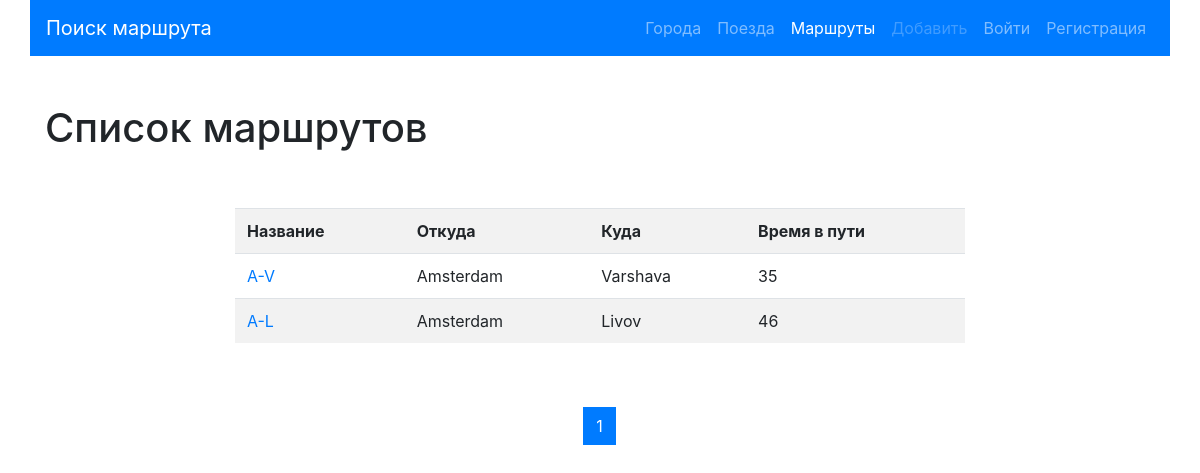
The page /list/ on the database as committed earlier.
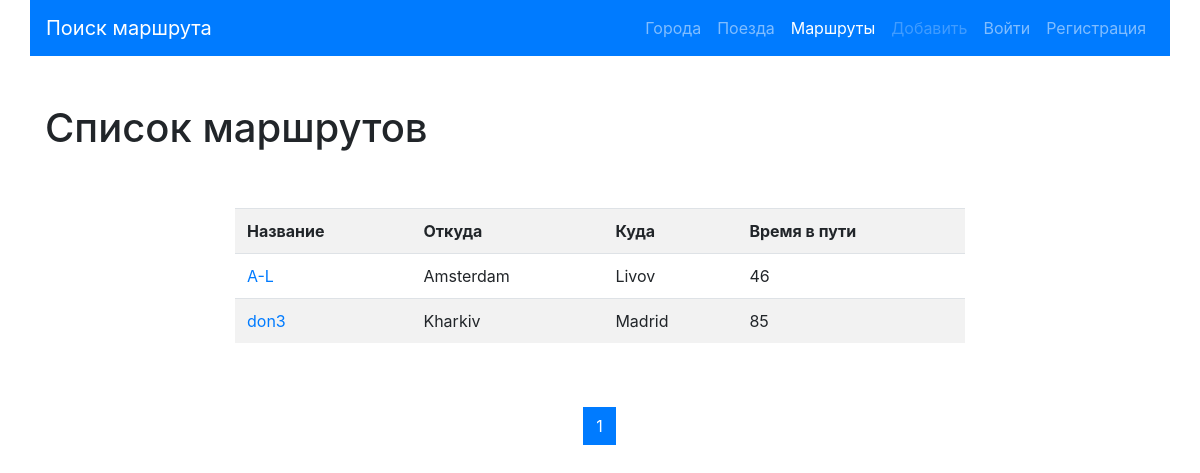
The same page on the database as committed later.
### routes/models.py (models this page shows, shortened)
class Route(models.Model):
    name = models.CharField(max_length=50, unique=True, verbose_name="Название маршрута")
    travel_times = models.PositiveSmallIntegerField(verbose_name='Общее время в пути')
    from_city = models.ForeignKey(City,on_delete=models.CASCADE,
                                  related_name='route_from_city_set',
                                  verbose_name='Из какого города'
                                  )
    to_city = models.ForeignKey('cities.City',on_delete=models.CASCADE,
                                  related_name='route_to_city_set',
                                  verbose_name='В какой город'
                                  )
    trains = models.ManyToManyField('trains.Train',
                                    verbose_name='Список поездов')
    class Meta:
        verbose_name = 'Маршрут'
        verbose_name_plural = 'Маршруты'
        ordering = ['travel_times']

### cities/models.py (models this page shows, shortened)
class City(models.Model):
    name = models.CharField(max_length=150, unique=True, verbose_name='Город')
    def __str__(self):
        return self.name
    class Meta:
        verbose_name = 'Город'
        verbose_name_plural = 'Города'
        ordering = ['name']

### routes/views.py (the view)
# urls.py: path('list/', RouteistView.as_view(), name='list'),
class RouteistView(ListView):
    paginate_by = 3
    model = Route
    template_name = 'routes/list.html'

### routes/templates/routes/list.html (shortened to what this page needs)
{% extends 'base.html' %}
{% block content %}
<h1>Список маршрутов</h1>
<div class="row">
    <div class="col-md-8 mx-auto my-5">
        <table class="table table-striped">
            <tr>
                <th>Название</th>
                <th>Откуда</th>
                <th>Куда</th>
                <th>Время в пути</th>
            </tr>
            {% for object in page_obj %}
            <tr>
                <td>
                     <a href="{% url 'detail' pk=object.pk %}">{{ object.name }}</a>
                </td>
                <td>{{ object.from_city }}</td>
                <td>{{ object.to_city }}</td>
                <td>{{ object.travel_times }}</td>
            </tr>
        {% endfor %}
            </table>
    </div>
</div>
<nav aria-label="Page navigation example">
  <ul class="pagination justify-content-center">
      {% for page in page_obj.paginator.page_range%}
          <li class="page-item {% if page == page_obj.number %} active {% endif %}">
              <a class="page-link" href="?page={{page}}">
                  {{ page }}
              </a>
          </li>
      {% endfor %}
  </ul>
</nav>
{% endblock %}

### templates/base.html (shortened to what this page needs)
{% url 'cities:home' as cities_home_url%}
{% url 'cities:create' as cities_create_url%}
{% url 'trains:home' as trains_home_url%}
{% url 'trains:create' as trains_create_url%}
{% url 'list' as route_list %}
<html lang="en">
  <head>
    <link rel="stylesheet" href="https://cdn.jsdelivr.net/npm/bootstrap@4.6.2/dist/css/bootstrap.min.css">
    <link href="https://cdn.jsdelivr.net/npm/select2@4.1.0-rc.0/dist/css/select2.min.css" rel="stylesheet" />
  </head>
  <body>
  <nav class="navbar navbar-expand-lg navbar-dark bg-primary container">
  <a class="navbar-brand" href="{% url 'home' %}">Поиск маршрута</a>
  <div class="collapse navbar-collapse" id="navbarNavDropdown">
    <ul class="navbar-nav ml-auto">
      <li class="nav-item ">
        <a class="nav-link {% if request.path == cities_home_url%}active{% endif %}" href="{% url 'cities:home' %}">Города<span class="sr-only">(current)</span></a>
      </li>
      <li class="nav-item">
        <a class="nav-link {% if request.path == trains_home_url %} active {% endif %}" href="{% url 'trains:home' %}">Поезда</a>
      </li>
      <li class="nav-item">
        <a class="nav-link {% if request.path == route_list %}active{% endif %}" href="{% url 'list'%}">Маршруты</a>
      </li>
         {% if user.is_authenticated %}
      <li class="nav-item dropdown">
        <a class="nav-link dropdown-toggle  {% if request.path == cities_create_url or request.path == trains_create_url%}active{% endif %}" href="#" role="button" data-toggle="dropdown" aria-expanded="false">
          Добавить
        </a>
        <div class="dropdown-menu">
          <a class="dropdown-item" href="{% url 'cities:create' %}">Новый город</a>
          <a class="dropdown-item" href="{% url 'trains:create' %}">Новый поезд</a>
        </div>
          </li>
          {% else %}
                <li class="nav-item">
        <a class="nav-link disabled" href="">Добавить</a>
      </li>
          {% endif %}
          {% if user.is_authenticated %}
                  <li class="nav-item">
        <a class="nav-link" href="{% url 'accounts:logout'%}">Выйти</a>
      </li>
        {% else %}
        <li class="nav-item">
        <a class="nav-link" href="{% url 'accounts:login'%}">Войти</a>
      </li>
        <li class="nav-item">
        <a class="nav-link" href="{% url 'accounts:register'%}">Регистрация</a>
      </li>
        {% endif %}
    </ul>
  </div>
</nav>
  <div class="container">
    <div class="row">
    </div>
  </div>
  <div class="container">
    {% block content %}{% endblock %}
   </div>
  </body>
</html>

Rows that differ between the two databases and show on the page:
removed Route: name "A-V", from_city "Amsterdam", to_city "Varshava", travel_times "35"
added Route: name "don3", from_city "Kharkiv", to_city "Madrid", travel_times "85"
